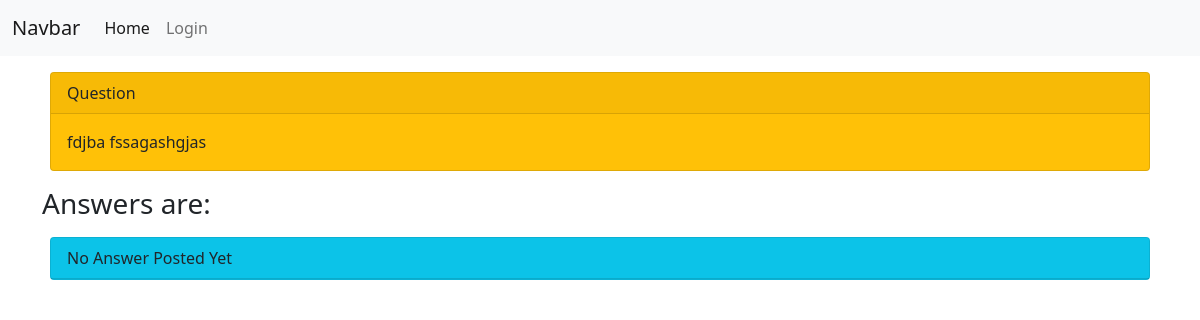
Before: /answerview/5/ with the older database file.
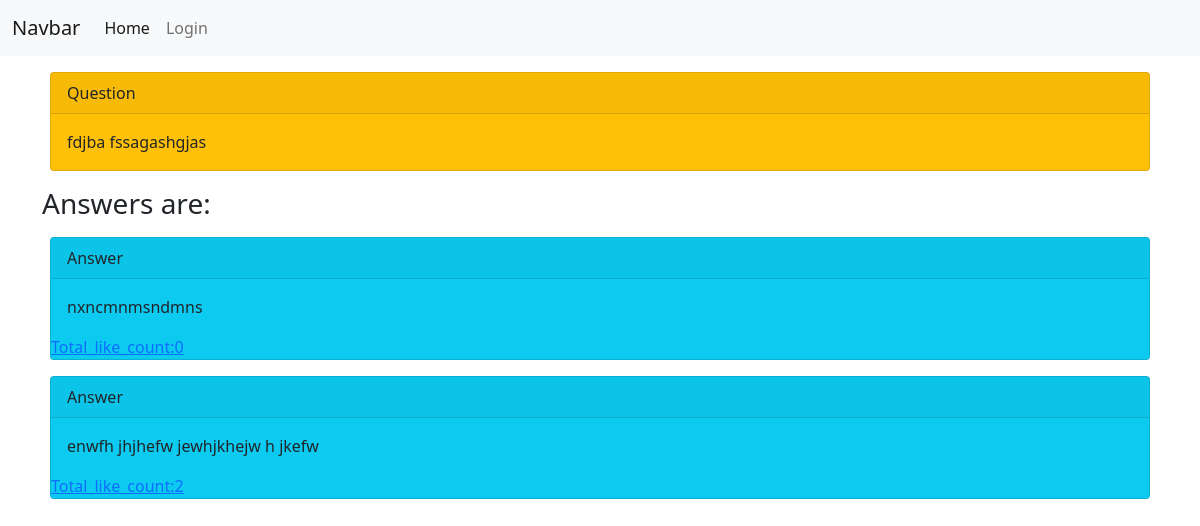
After: the same page with the newer database file.
### app/models.py (models this page shows)
class Question(models.Model):
    question=models.TextField()
    user=models.ForeignKey(User,on_delete=models.CASCADE)
    created_at=models.DateTimeField(auto_now_add=True)
    class Meta:
        db_table='question'

class Answer(models.Model):
    answer=models.TextField()
    question=models.ForeignKey(Question,on_delete=models.CASCADE)
    user=models.ForeignKey(User,on_delete=models.CASCADE)
    created_at=models.DateTimeField(auto_now_add=True)
    class Meta:
        db_table='answer'

### app/views.py (the view)
# urls.py: path('answerview/<int:pk>/',AnswerView.as_view(),name='answerview'),
class AnswerView(View):
    def get(self,request,pk):
        question_list=Question.objects.get(id=pk)
        answer=Answer.objects.filter(question_id=pk).annotate(c=Count('like')).order_by('-created_at')
        context={
           'question':question_list,
           'answer':answer
        }
        return render(request,'app/answerview.html',context)

### app/templates/app/answerview.html (shortened to what this page needs)
{% extends 'app/base.html' %}
{% block content %}
{% if question %}
    <div class="card text-dark bg-warning mb-3 my-3 mx-2" style="max-width: 250rem;">
        <div class="card-header">Question</div>
        <div class="card-body">
        <p class="card-text">{{question.question}}</p>
        </div>
    </div>
    <h3>Answers are:</h3>
    {% if answer %}
        {% for ans in answer %}
        <div class="card text-dark bg-info mb-3 my-3 mx-2" style="max-width: 250rem;">
            <div class="card-header">Answer</div>
            <div class="card-body">
            <p class="card-text">{{ans.answer}}</p>
            </div>
            <form action="{% url 'like' pk=ans.id %}" method="post">
                <div class='row'>
                      <a href="#" >Total_like_count:{{ans.c}}</a>
                </div>
            </form>
        </div>
        {% endfor %}
    {% else %}
    <div class="card text-dark bg-info mb-3 my-3 mx-2" style="max-width: 250rem;">
        <div class="card-header">No Answer Posted Yet</div>
    </div>
    {% endif %}
{% endif %}
{% endblock %}

### app/templates/app/base.html (shortened to what this page needs)
<!DOCTYPE html>
<html lang="en">
<head>
    <link href="https://cdn.jsdelivr.net/npm/bootstrap@5.1.3/dist/css/bootstrap.min.css" rel="stylesheet">
</head>
<body>
    <nav class="navbar navbar-expand-lg navbar-light bg-light">
        <div class="container-fluid">
          <a class="navbar-brand" href="#">Navbar</a>
          <div class="collapse navbar-collapse" id="navbarSupportedContent">
            <ul class="navbar-nav me-auto mb-2 mb-lg-0">
              <li class="nav-item">
                <a class="nav-link active" aria-current="page" href="{% url 'home' %}">Home</a>
              </li>
              {% if user.is_authenticated %}
                <li class="nav-item">
                    <a class="nav-link" href="#">Welcome {{user.first_name}}</a>
                </li>
                <li class="nav-item">
                    <a class="nav-link" href="/logout">Logout</a>
                </li>
                <li class="nav-item">
                    <a class="nav-link" href="{% url 'questionpost' %}">Post a question</a>
                </li>
              {% else %}
              <li class="nav-item">
                <a class="nav-link" href="/login">Login</a>
              </li>
              {% endif %}
            </ul>
          </div>
        </div>
    </nav>
    <main class="container">
        <div class="row">
            <div class="col">
            {% block content %}
            {% endblock %}
            </div>
        </div>
    </main>
</body>
</html>

Changed rows visible on the page:
added Answer: answer "nxncmnmsndmns", c "0"
added Answer: answer "enwfh jhjhefw jewhjkhejw h jkefw", c "2"
Other visible differences:
text no longer shown: "No Answer Posted Yet"
